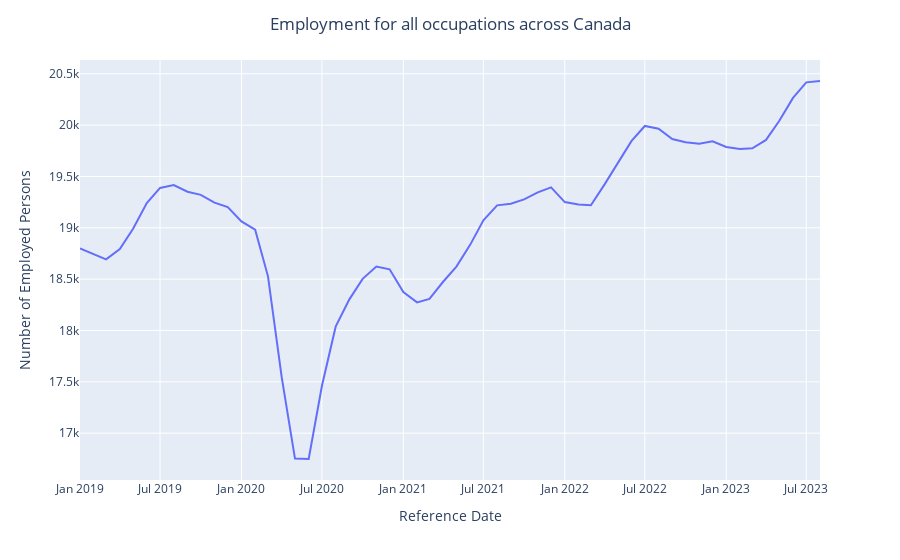

Source (notebook cell):
### Code cell
fig = px.line(employment_canada, x="REF_DATE", y="VALUE")
fig.update_layout(xaxis_title = "Reference Date", yaxis_title = "Number of Employed Persons", title = "Employment for all occupations across Canada"
,title_x=0.5)
fig.update_traces(textposition="bottom right")
fig.show()

### Figure 1 — Plotly figure (JSON) as saved in the notebook; plotly's stock layout.template omitted (floating-point values rounded to 4 significant figures)
{"data": [{"hovertemplate": "REF_DATE=%{x}<br>VALUE=%{y}<extra></extra>", "legendgroup": "", "line": {"color": "#636efa", "dash": "solid"}, "marker": {"symbol": "circle"}, "mode": "lines", "name": "", "orientation": "v", "showlegend": false, "textposition": "bottom right", "type": "scatter", "x": ["2019-01", "2019-02", "2019-03", "2019-04", "2019-05", "2019-06", "2019-07", "2019-08", "2019-09", "2019-10", "2019-11", "2019-12", "2020-01", "2020-02", "2020-03", "2020-04", "2020-05", "2020-06", "2020-07", "2020-08", "2020-09", "2020-10", "2020-11", "2020-12", "2021-01", "2021-02", "2021-03", "2021-04", "2021-05", "2021-06", "2021-07", "2021-08", "2021-09", "2021-10", "2021-11", "2021-12", "2022-01", "2022-02", "2022-03", "2022-04", "2022-05", "2022-06", "2022-07", "2022-08", "2022-09", "2022-10", "2022-11", "2022-12", "2023-01", "2023-02", "2023-03", "2023-04", "2023-05", "2023-06", "2023-07", "2023-08"], "xaxis": "x", "y": [18800.0, 18741, 18690.0, 18790.0, 18990.0, 19240, 19390.0, 19420.0, 19350.0, 19320.0, 19250.0, 19200.0, 19060.0, 18980.0, 18530.0, 17540.0, 16750.0, 16750.0, 17462, 18040.0, 18300.0, 18500.0, 18623, 18600.0, 18374, 18270.0, 18310.0, 18470.0, 18620.0, 18830.0, 19070.0, 19220.0, 19230.0, 19280.0, 19350.0, 19390.0, 19250.0, 19230.0, 19220.0, 19420.0, 19630.0, 19850.0, 19990.0, 19960.0, 19860.0, 19833, 19820.0, 19840.0, 19790.0, 19770.0, 19770.0, 19860.0, 20040.0, 20260.0, 20420.0, 20430.0], "yaxis": "y"}], "layout": {"legend": {"tracegroupgap": 0}, "margin": {"t": 60}, "title": {"text": "Employment for all occupations across Canada", "x": 0.5}, "xaxis": {"anchor": "y", "domain": [0, 1], "title": {"text": "Reference Date"}}, "yaxis": {"anchor": "x", "domain": [0, 1], "title": {"text": "Number of Employed Persons"}}}}
